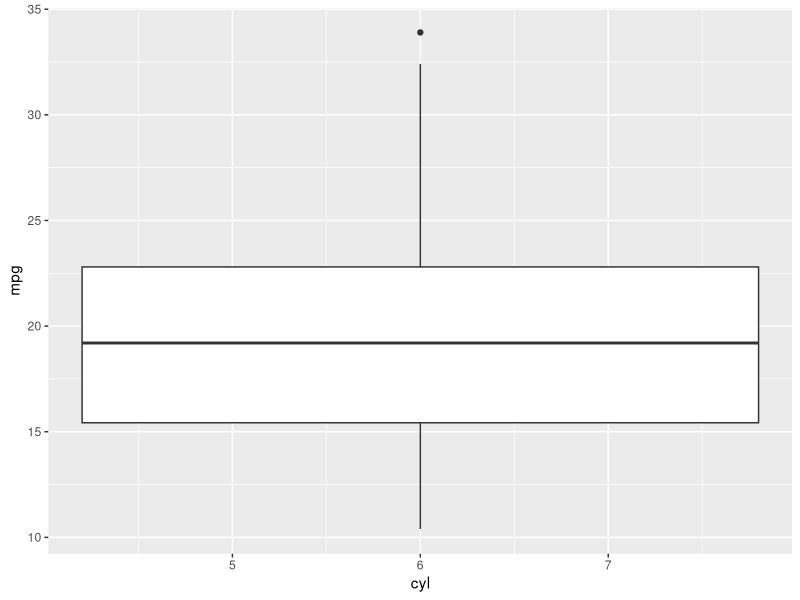

Write R code to recreate this figure.
## ---- chunk 1
knitr::opts_chunk$set(echo = TRUE, 
                      warning = FALSE,
                      message = FALSE)
## ---- chunk 2
library(ggplot2)
ggplot(mtcars, aes(x = cyl, y = mpg)) +
  geom_boxplot()
## ---- chunk 3
# uncomment and run once:
# install.packages("ggplot2movies")
